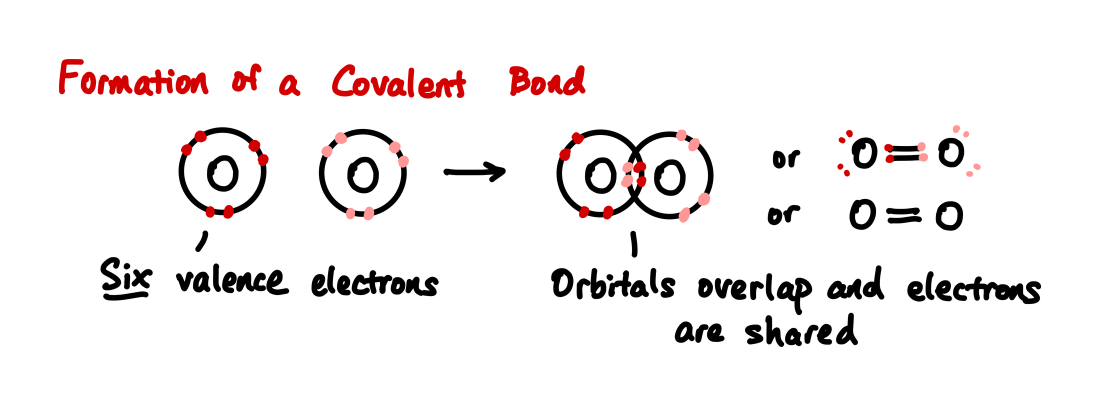
#> input picture assets/images/ch-01-handwashing/sec-ch-01-additional-details/formation-of-a-covalent-bond.png, 2200 x 812 px (shown at 1/2 size)
$ python prepare-figure.py ../assets/images/ch-01-handwashing/sec-ch-01-additional-details/formation-of-a-covalent-bond.png --output out.png
#> lines starting #> are read from the running program, lines starting #| are printed output that depends on the picture; after the words box and inside, x2 and y2 are one past the last pixel; in counts of white or black regions, pixels touching at a corner belong together
#!/usr/bin/env python3
"""
Prepare a raw image (upload or clipboard) for use as a figure in these notes:
flattens transparency onto a solid white background, trims excess margin,
adds a uniform white border, and writes a PNG under assets/images/.

Examples:
    # From an uploaded/saved file, writing straight to an assets/images/ subfolder
    python3 tools/prepare-figure.py ~/Downloads/screenshot.png \\
        -o ch-01-biomolecules/sec-amino-acids/fig-new-diagram.png

    # From the clipboard (no input file given)
    python3 tools/prepare-figure.py -o ch-02-cells/sec-cell-membranes/fig-pump.png

    # Write to an arbitrary path instead of under assets/images/
    python3 tools/prepare-figure.py in.png -o /tmp/out.png --absolute
"""

import argparse
import sys
from pathlib import Path

from PIL import Image, ImageChops, ImageGrab

REPO_ROOT = Path(__file__).resolve().parent.parent
DEFAULT_ASSETS_ROOT = REPO_ROOT / "assets" / "images"


def load_from_clipboard() -> Image.Image:
    try:
        grabbed = ImageGrab.grabclipboard()
    except Exception as exc:
        raise SystemExit(
            f"Clipboard access failed ({exc}).\n"
            "This environment likely has no working display/clipboard "
            "(headless container). Save the image to a file and pass its "
            "path instead."
        )
    if grabbed is None:
        raise SystemExit(
            "No image found on the clipboard.\n"
            "This can also mean the environment has no clipboard access "
            "(headless container without xclip/wl-clipboard + a display).\n"
            "Save the image to a file and pass its path instead."
        )
    if isinstance(grabbed, list):
        # Some platforms hand back a list of file paths (e.g. a copied file)
        # rather than image bytes.
        if not grabbed:
            raise SystemExit("Clipboard did not contain an image or file.")
        return Image.open(grabbed[0])
    return grabbed


def load_image(input_path: str | None) -> Image.Image:
    if input_path is None:
        return load_from_clipboard()
    path = Path(input_path).expanduser()
    if not path.is_file():
        raise SystemExit(f"Input file not found: {path}")
    return Image.open(path)
#> returned value is the input picture: PIL image 2200x812 RGB; mean R, G, B 241.6, 237.8, 237.8


def autocrop(im: Image.Image, tolerance: int = 8) -> Image.Image:
    """Trim uniform background margin. Uses the alpha channel if the image
    has real transparency, otherwise diffs against the corner color."""
#> called with tolerance = 8
    if im.mode == "RGBA":
        alpha = im.split()[-1]
        if alpha.getextrema()[0] < 255:  # some real transparency present
            bbox = alpha.getbbox()
            return im.crop(bbox) if bbox else im

    rgb = im.convert("RGB")
    corners = [
        rgb.getpixel((0, 0)),
        rgb.getpixel((rgb.width - 1, 0)),
        rgb.getpixel((0, rgb.height - 1)),
        rgb.getpixel((rgb.width - 1, rgb.height - 1)),
    ]
#> corners = [(255, 255, 255), (255, 255, 255), (255, 255, 255), (255, 255, 255)]
    bg_color = max(set(corners), key=corners.count)
#> bg_color = (255, 255, 255)
    bg = Image.new("RGB", rgb.size, bg_color)
#> bg: PIL image 2200x812 RGB; every value is 255
    diff = ImageChops.difference(rgb, bg)
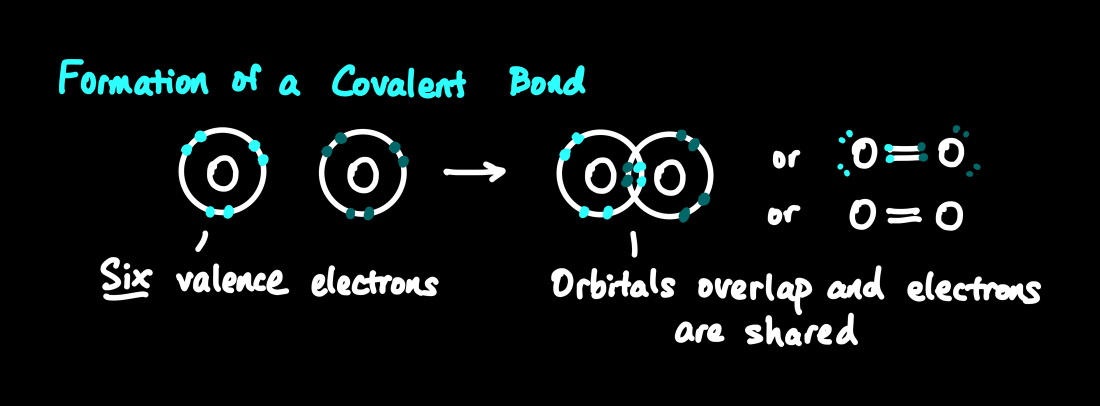
#> diff: PIL image 2200x812 RGB (shown at 1/2 size); mean R, G, B 13.4, 17.2, 17.2
    diff = diff.convert("L").point(lambda p: 255 if p > tolerance else 0)
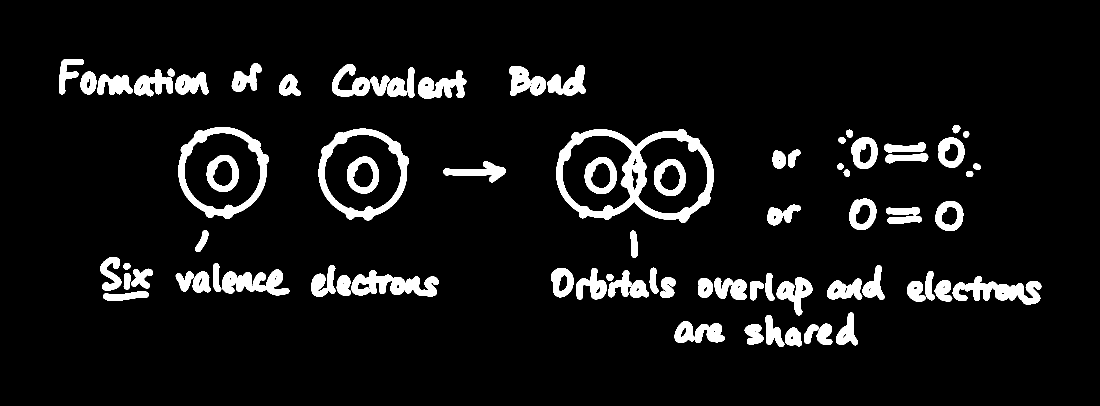
#> diff: PIL image 2200x812 L (shown at 1/2 size); 7.6% white; 83 white regions (1 under 20 px), largest, box (x1, y1, x2, y2) and area: (1112, 258, 1428, 446) 14623, (356, 254, 538, 438) 7398, (637, 257, 818, 441) 7373
    bbox = diff.getbbox()
#> bbox = (118, 118, 2083, 694)
    return im.crop(bbox) if bbox else im
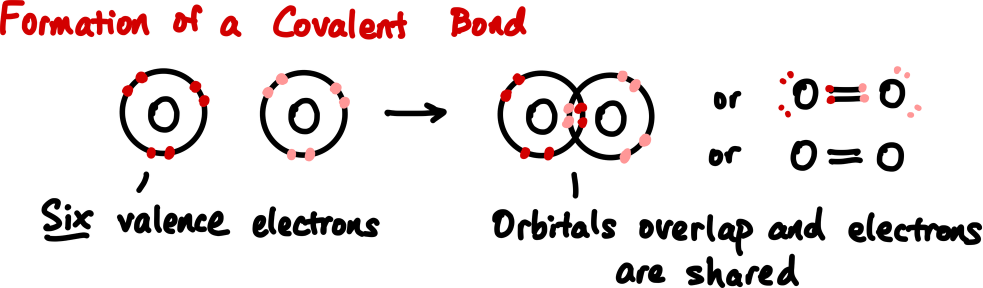
#> returned value: PIL image 1965x576 RGB (shown at 1/2 size); mean R, G, B 233.8, 227.9, 227.9


def flatten_onto_white(im: Image.Image) -> Image.Image:
    if im.mode in ("RGBA", "LA") or (im.mode == "P" and "transparency" in im.info):
        im = im.convert("RGBA")
        white = Image.new("RGB", im.size, (255, 255, 255))
        white.paste(im, mask=im.split()[-1])
        return white
    return im.convert("RGB")


def add_padding(im: Image.Image, pad_fraction: float) -> Image.Image:
#> called with pad_fraction = 0.06
    if pad_fraction <= 0:
        return im
    pad = round(pad_fraction * max(im.size))
#> pad = 118
    if pad == 0:
        return im
    padded = Image.new("RGB", (im.width + 2 * pad, im.height + 2 * pad), (255, 255, 255))
#> padded: PIL image 2201x812 RGB; every value is 255
    padded.paste(im, (pad, pad))
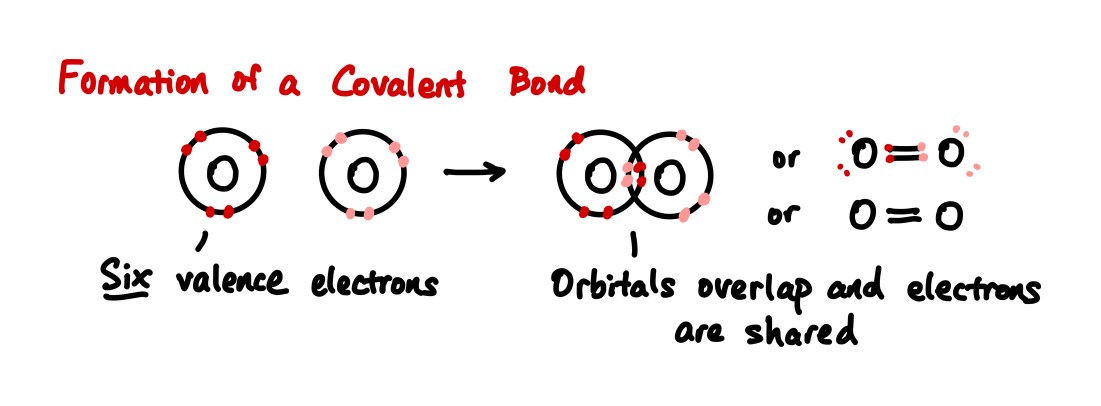
#> padded: PIL image 2201x812 RGB (shown at 1/2 size); mean R, G, B 241.6, 237.8, 237.8
    return padded


def downscale_if_needed(im: Image.Image, max_dim: int) -> Image.Image:
#> called with max_dim = 2200
    if max_dim <= 0 or max(im.size) <= max_dim:
        return im
    scale = max_dim / max(im.size)
#> scale = 1
    new_size = (round(im.width * scale), round(im.height * scale))
#> new_size = (2200, 812)
    return im.resize(new_size, Image.LANCZOS)
#> returned value: PIL image 2200x812 RGB


def resolve_output_path(out_arg: str, absolute: bool) -> Path:
    out_path = Path(out_arg).expanduser()
    if absolute or out_path.is_absolute():
        return out_path
    return DEFAULT_ASSETS_ROOT / out_path


def main() -> None:
    parser = argparse.ArgumentParser(
        description=__doc__, formatter_class=argparse.RawDescriptionHelpFormatter
    )
    parser.add_argument(
        "input",
        nargs="?",
        default=None,
        help="Path to the source image. Omit to read from the clipboard instead.",
    )
    parser.add_argument(
        "-o",
        "--output",
        required=True,
        help=(
            "Where to write the processed PNG. By default this is resolved "
            "relative to assets/images/ (e.g. 'ch-01-biomolecules/sec-amino-acids/"
            "fig-foo.png'). Use --absolute (or pass an absolute path) to write "
            "somewhere else."
        ),
    )
    parser.add_argument(
        "--absolute",
        action="store_true",
        help="Treat --output as a literal path instead of resolving it under assets/images/.",
    )
    parser.add_argument(
        "--pad",
        type=float,
        default=0.06,
        metavar="FRACTION",
        help="White padding to add on each side, as a fraction of the larger "
        "dimension after cropping (default: 0.06). Use 0 to disable.",
    )
    parser.add_argument(
        "--no-autocrop",
        action="store_true",
        help="Skip trimming the existing background margin before padding.",
    )
    parser.add_argument(
        "--max-dim",
        type=int,
        default=2200,
        help="Downscale so the larger dimension is at most this many pixels "
        "(default: 2200). Use 0 to disable.",
    )
    parser.add_argument(
        "--force",
        action="store_true",
        help="Overwrite the output file if it already exists.",
    )
    args = parser.parse_args()

    out_path = resolve_output_path(args.output, args.absolute)
    if out_path.exists() and not args.force:
        raise SystemExit(f"{out_path} already exists. Pass --force to overwrite.")

    im = load_image(args.input)
    im = flatten_onto_white(im)
    if not args.no_autocrop:
        im = autocrop(im)
    im = add_padding(im, args.pad)
    im = downscale_if_needed(im, args.max_dim)

    out_path.parent.mkdir(parents=True, exist_ok=True)
    im.save(out_path, "PNG", optimize=True)
    print(f"Wrote {im.width}x{im.height} image to {out_path}")
#| Wrote 2200x812 image to assets/images/out.png


if __name__ == "__main__":
    main()

$ run again, on assets/images/ch-01-handwashing/sec-ch-01-additional-details/vsepr-co2.png
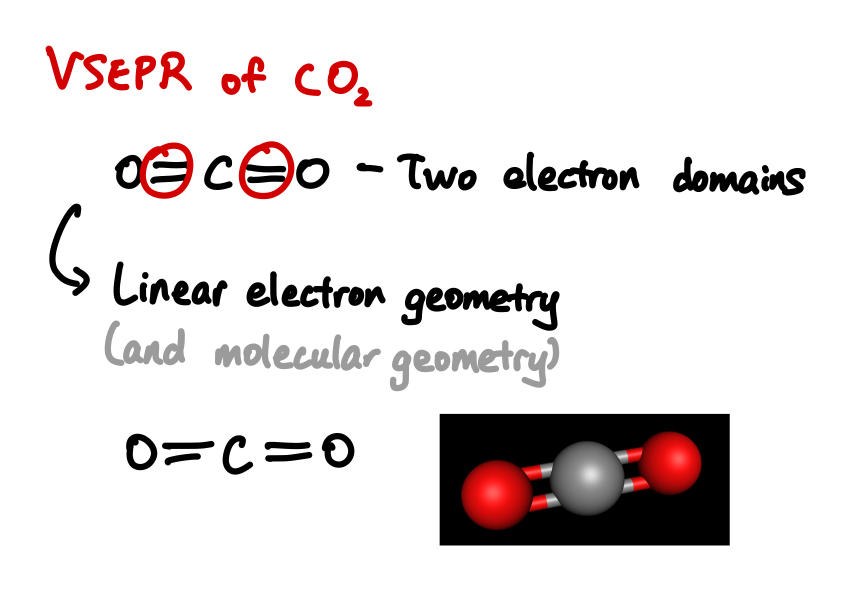
#> input picture assets/images/ch-01-handwashing/sec-ch-01-additional-details/vsepr-co2.png, 1702 x 1182 px (shown at 1/2 size)
#> in load_image, returned value is the input picture: PIL image 1702x1182 RGB; mean R, G, B 228.6, 223.3, 223.3
#> corners = [(255, 255, 255), (255, 255, 255), (255, 255, 255), (255, 255, 255)]
#> bg_color = (255, 255, 255)
#> bg: PIL image 1702x1182 RGB; every value is 255
#> in autocrop, `diff = diff.convert("L").point(lambda p: 255 if p > tolerance else 0)`:
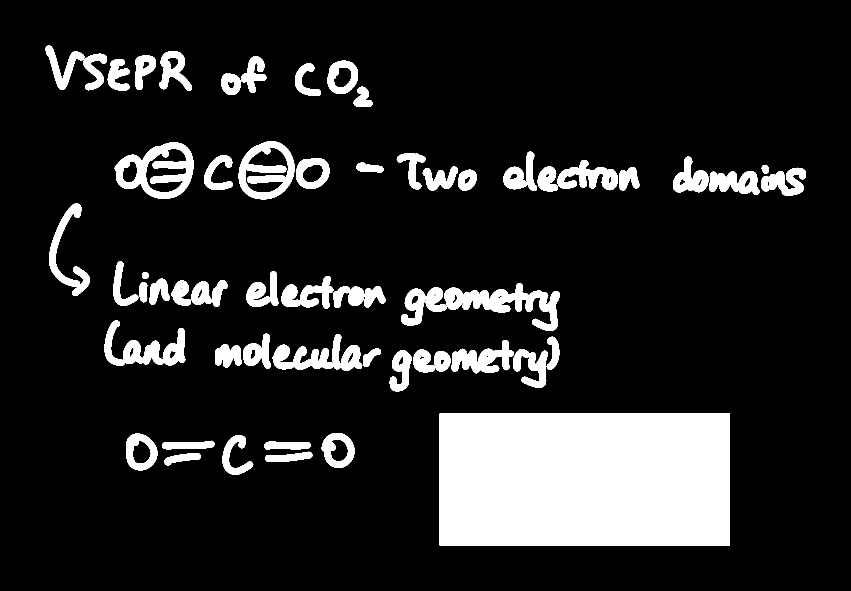
#> diff: PIL image 1702x1182 L (shown at 1/2 size); 14.3% white; 58 white regions, largest, box (x1, y1, x2, y2) and area: (879, 827, 1460, 1091) 153384, (888, 566, 1120, 662) 8407, (229, 285, 387, 398) 8326
#> bbox = (91, 91, 1611, 1091)
#> in autocrop, `return im.crop(bbox) if bbox else im`:
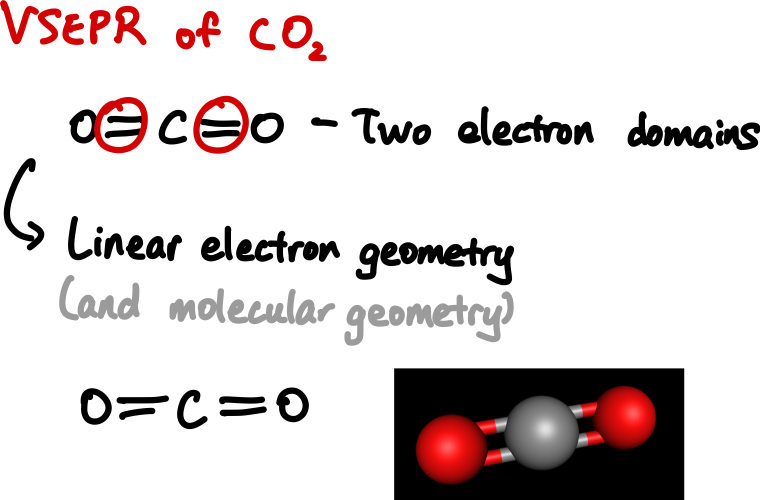
#> returned value: PIL image 1520x1000 RGB (shown at 1/2 size); mean R, G, B 220, 213, 213
#| Wrote 1702x1182 image to assets/images/out.png

$ run again, on assets/images/ch-01-handwashing/sec-ch-01-additional-details/vsepr-water.png
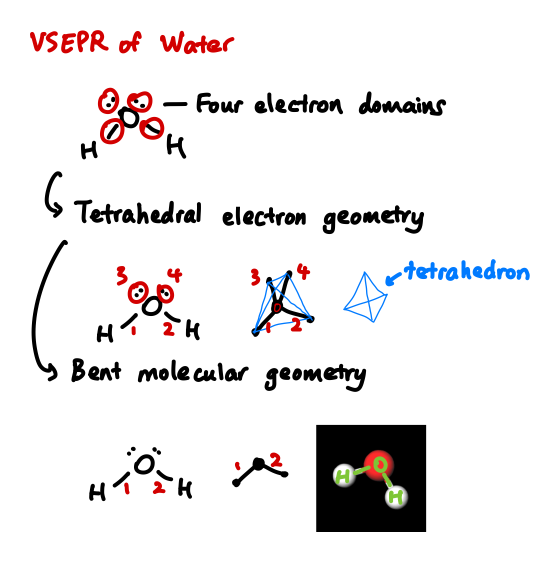
#> input picture assets/images/ch-01-handwashing/sec-ch-01-additional-details/vsepr-water.png, 1120 x 1124 px (shown at 1/2 size)
#> in load_image, returned value is the input picture: PIL image 1120x1124 RGB; mean R, G, B 234.8, 232.6, 233.1
#> corners = [(255, 255, 255), (255, 255, 255), (255, 255, 255), (255, 255, 255)]
#> bg_color = (255, 255, 255)
#> bg: PIL image 1120x1124 RGB; every value is 255
#> in autocrop, `diff = diff.convert("L").point(lambda p: 255 if p > tolerance else 0)`:
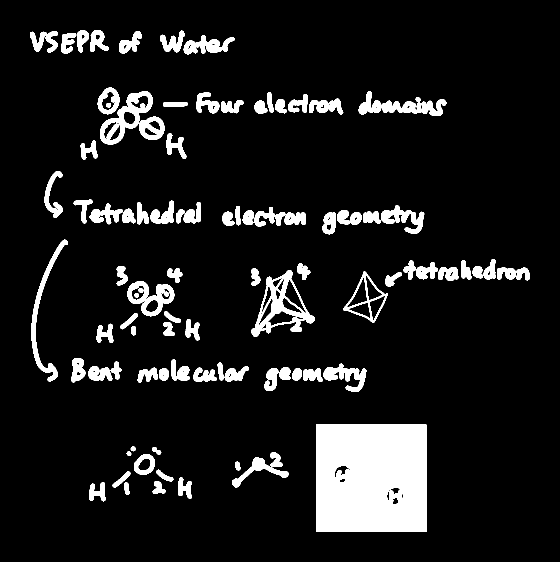
#> diff: PIL image 1120x1124 L (shown at 1/2 size); 10.1% white; 96 white regions, largest, box (x1, y1, x2, y2) and area: (632, 849, 853, 1064) 46840, (502, 540, 630, 674) 5150, (200, 182, 305, 289) 3711
#> bbox = (60, 60, 1060, 1064)
#> in autocrop, `return im.crop(bbox) if bbox else im`:
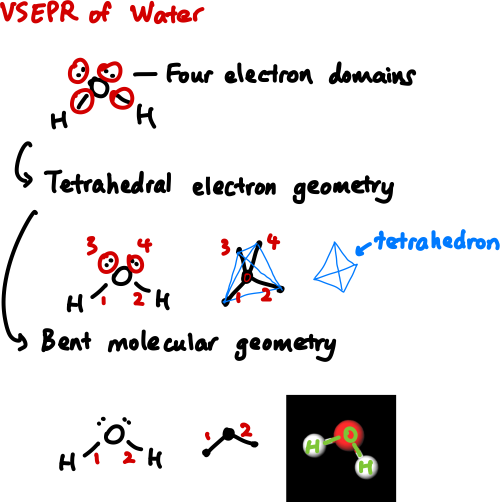
#> returned value: PIL image 1000x1004 RGB (shown at 1/2 size); mean R, G, B 229.7, 226.9, 227.6
#| Wrote 1120x1124 image to assets/images/out.png
